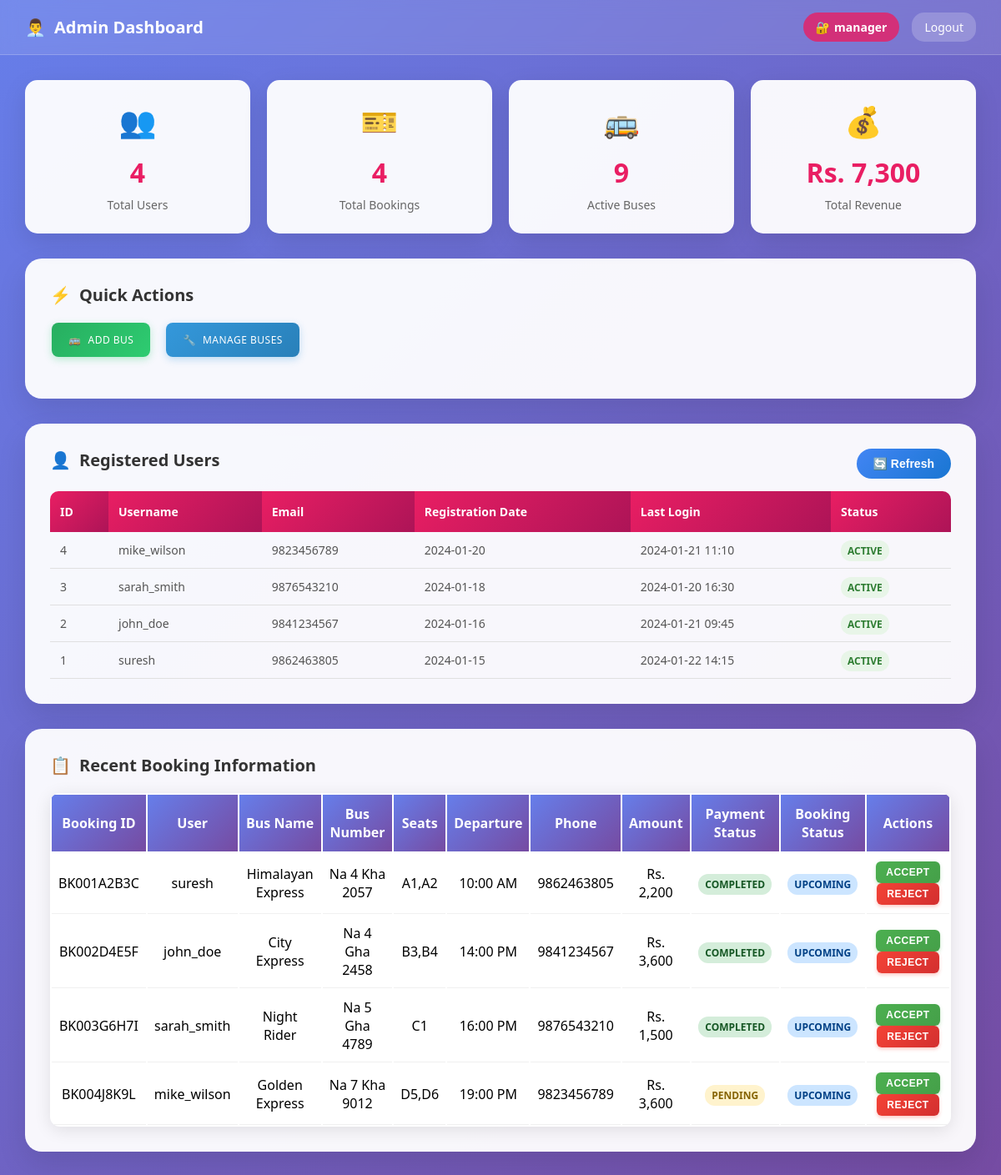
/admin_dashboard.php (signed in), run on the app's committed database.
### tables this page shows
CREATE TABLE `users` (
    `id` int(11) NOT NULL AUTO_INCREMENT,
    `username` varchar(50) NOT NULL,
    `name` varchar(100) NOT NULL,
    `phone` varchar(15) NOT NULL UNIQUE,
    `address` text NOT NULL,
    `password_hash` varchar(255) NOT NULL,
    `created_at` timestamp NOT NULL DEFAULT CURRENT_TIMESTAMP,
    `last_login` timestamp NULL DEFAULT NULL,
    `is_active` tinyint(1) NOT NULL DEFAULT 1,
    PRIMARY KEY (`id`),
    UNIQUE KEY `unique_phone` (`phone`),
    KEY `idx_username` (`username`),
    KEY `idx_phone` (`phone`)
);

CREATE TABLE IF NOT EXISTS `payments` (
    `id` int(11) NOT NULL AUTO_INCREMENT,
    `booking_id` varchar(20) NOT NULL,
    `user_id` int(11) NOT NULL,
    `payment_id` varchar(50) NOT NULL UNIQUE,
    `amount` decimal(10,2) NOT NULL,
    `payment_method` enum('esewa','khalti','cash','bank_transfer') NOT NULL,
    `payment_status` enum('pending','completed','failed','refunded') NOT NULL DEFAULT 'pending',
    `transaction_id` varchar(100) DEFAULT NULL,
    `payment_gateway_response` text DEFAULT NULL,
    `payment_date` timestamp NULL DEFAULT NULL,
    `created_at` timestamp NOT NULL DEFAULT CURRENT_TIMESTAMP,
    `updated_at` timestamp NOT NULL DEFAULT CURRENT_TIMESTAMP ON UPDATE CURRENT_TIMESTAMP,
    PRIMARY KEY (`id`),
    UNIQUE KEY `unique_payment_id` (`payment_id`),
    KEY `idx_booking_id` (`booking_id`),
    KEY `idx_user_id` (`user_id`),
    KEY `idx_payment_status` (`payment_status`),
    KEY `idx_payment_method` (`payment_method`),
    FOREIGN KEY (`user_id`) REFERENCES `users`(`id`) ON DELETE CASCADE,
    FOREIGN KEY (`booking_id`) REFERENCES `bookings`(`booking_id`) ON DELETE CASCADE
);

CREATE TABLE `bookings` (
    `id` int(11) NOT NULL AUTO_INCREMENT,
    `user_id` int(11) NOT NULL,
    `booking_id` varchar(20) NOT NULL UNIQUE,
    `passenger_name` varchar(100) NOT NULL,
    `phone` varchar(15) NOT NULL,
    `from_location` varchar(100) NOT NULL,
    `to_location` varchar(100) NOT NULL,
    `travel_date` date NOT NULL,
    `departure_time` varchar(20) NOT NULL,
    `bus_name` varchar(100) NOT NULL,
    `bus_number` varchar(20) NOT NULL,
    `selected_seats` text NOT NULL,
    `seat_count` int(11) NOT NULL,
    `price_per_seat` decimal(10,2) NOT NULL,
    `total_amount` decimal(10,2) NOT NULL,
    `payment_method` varchar(50) NOT NULL,
    `payment_status` enum('pending','confirmed','failed','refunded') NOT NULL DEFAULT 'pending',
    `booking_status` enum('upcoming','completed','cancelled') NOT NULL DEFAULT 'upcoming',
    `created_at` timestamp NOT NULL DEFAULT CURRENT_TIMESTAMP,
    `updated_at` timestamp NOT NULL DEFAULT CURRENT_TIMESTAMP ON UPDATE CURRENT_TIMESTAMP,
    PRIMARY KEY (`id`),
    UNIQUE KEY `unique_booking_id` (`booking_id`),
    KEY `idx_user_id` (`user_id`),
    KEY `idx_travel_date` (`travel_date`),
    KEY `idx_booking_status` (`booking_status`),
    KEY `idx_payment_status` (`payment_status`),
    KEY `idx_bus_number` (`bus_number`),
    FOREIGN KEY (`user_id`) REFERENCES `users`(`id`) ON DELETE CASCADE
);

### admin_dashboard.php (the view, shortened to what this page needs)
<?php
try {
    $pdo = getDBConnection();
    $stmt = $pdo->query("SELECT COUNT(*) as total_users FROM users WHERE is_active = 1");
    $totalUsers = $stmt->fetch()['total_users'];
    $stmt = $pdo->query("SELECT COUNT(*) as total_bookings FROM bookings");
    $totalBookings = $stmt->fetch()['total_bookings'];
    $stmt = $pdo->query("SELECT COUNT(*) as active_buses FROM buses WHERE is_active = 1");
    $activeBuses = $stmt->fetch()['active_buses'];
    $stmt = $pdo->query("SELECT COALESCE(SUM(total_amount), 0) as total_revenue FROM bookings WHERE payment_status = 'confirmed'");
    $totalRevenue = $stmt->fetch()['total_revenue'];
    $stmt = $pdo->query("SELECT id, username, name, phone, created_at, last_login, is_active FROM users ORDER BY created_at DESC LIMIT 10");
    $users = $stmt->fetchAll();
    $stmt = $pdo->query("
        SELECT b.*, u.username, u.name as user_name, p.payment_status as payment_status_actual, p.payment_method as payment_method_actual
        FROM bookings b
        JOIN users u ON b.user_id = u.id
        LEFT JOIN payments p ON b.booking_id = p.booking_id
        ORDER BY b.created_at DESC
        LIMIT 20
    ");
    $bookings = $stmt->fetchAll();
} catch (Exception $e) {
    $totalUsers = 0;
    $totalBookings = 0;
    $activeBuses = 0;
    $totalRevenue = 0;
    $users = [];
    $bookings = [];
}
?>
<!DOCTYPE html>
<html lang="en">
<head>
</head>
<body>
    <div class="admin-header">
        <div class="admin-title">
            <span>👨‍💼</span>
            Admin Dashboard
        </div>
        <div class="admin-info">
            <div class="admin-user">
                <span>🔐</span>
                <span><?php echo htmlspecialchars($_SESSION['admin_username']); ?></span>
            </div>
            <a href="admin_login.php" class="logout-btn">Logout</a>
        </div>
    </div>
    <div class="dashboard-container">
        <div class="stats-grid">
            <div class="stat-card">
                <div class="stat-icon">👥</div>
                <div class="stat-number" id="totalUsers"><?php echo $totalUsers; ?></div>
                <div class="stat-label">Total Users</div>
            </div>
            <div class="stat-card">
                <div class="stat-icon">🎫</div>
                <div class="stat-number" id="totalBookings"><?php echo $totalBookings; ?></div>
                <div class="stat-label">Total Bookings</div>
            </div>
            <div class="stat-card">
                <div class="stat-icon">🚌</div>
                <div class="stat-number" id="activeBuses"><?php echo $activeBuses; ?></div>
                <div class="stat-label">Active Buses</div>
            </div>
            <div class="stat-card">
                <div class="stat-icon">💰</div>
                <div class="stat-number" id="totalRevenue">Rs. <?php echo number_format($totalRevenue, 0); ?></div>
                <div class="stat-label">Total Revenue</div>
            </div>
        </div>
        <div class="data-section">
            <div class="section-title">
                <span>⚡</span>
                Quick Actions
            </div>
            <div style="display: flex; gap: 15px; margin-bottom: 20px; flex-wrap: wrap;">
                <a href="add_bus.php" class="action-btn" style="background: linear-gradient(135deg, #27ae60, #2ecc71); color: white; padding: 12px 20px; text-decoration: none; border-radius: 8px; display: inline-flex; align-items: center; gap: 8px; font-weight: 500; box-shadow: 0 3px 10px rgba(46, 204, 113, 0.3); transition: all 0.3s ease;">
                    <span>🚌</span> Add Bus
                </a>
                <a href="manage_buses.php" class="action-btn" style="background: linear-gradient(135deg, #3498db, #2980b9); color: white; padding: 12px 20px; text-decoration: none; border-radius: 8px; display: inline-flex; align-items: center; gap: 8px; font-weight: 500; box-shadow: 0 3px 10px rgba(52, 152, 219, 0.3); transition: all 0.3s ease;">
                    <span>🔧</span> Manage Buses
                </a>
            </div>
        </div>
        <div class="data-section">
            <button class="refresh-btn" onclick="refreshData()">🔄 Refresh</button>
            <div class="section-title">
                <span>👤</span>
                Registered Users
            </div>
            <table class="data-table">
                <thead>
                    <tr>
                        <th>ID</th>
                        <th>Username</th>
                        <th>Email</th>
                        <th>Registration Date</th>
                        <th>Last Login</th>
                        <th>Status</th>
                    </tr>
                </thead>
                <tbody id="usersTable">
                    <?php foreach ($users as $user): ?>
                    <tr>
                        <td><?php echo $user['id']; ?></td>
                        <td><?php echo htmlspecialchars($user['username']); ?></td>
                        <td><?php echo htmlspecialchars($user['phone']); ?></td>
                        <td><?php echo date('Y-m-d', strtotime($user['created_at'])); ?></td>
                        <td><?php echo $user['last_login'] ? date('Y-m-d H:i', strtotime($user['last_login'])) : 'Never'; ?></td>
                        <td><span class="status-badge <?php echo $user['is_active'] ? 'status-active' : 'status-rejected'; ?>"><?php echo $user['is_active'] ? 'Active' : 'Inactive'; ?></span></td>
                    </tr>
                    <?php endforeach; ?>
                </tbody>
            </table>
        </div>
        <div class="data-section">
            <div class="section-title">
                <span>📋</span>
                Recent Booking Information
            </div>
            <table class="table table-striped bookings-table">
                <thead>
                    <tr>
                        <th>Booking ID</th>
                        <th>User</th>
                        <th>Bus Name</th>
                        <th>Bus Number</th>
                        <th>Seats</th>
                        <th>Departure</th>
                        <th>Phone</th>
                        <th>Amount</th>
                        <th>Payment Status</th>
                        <th>Booking Status</th>
                        <th>Actions</th>
                    </tr>
                </thead>
                <tbody id="bookingsTable">
                    <?php foreach ($bookings as $booking): ?>
                    <tr>
                        <td><?php echo htmlspecialchars($booking['booking_id']); ?></td>
                        <td><?php echo htmlspecialchars($booking['username']); ?></td>
                        <td><?php echo htmlspecialchars($booking['bus_name']); ?></td>
                        <td><?php echo htmlspecialchars($booking['bus_number']); ?></td>
                        <td><?php echo htmlspecialchars($booking['selected_seats']); ?></td>
                        <td><?php echo htmlspecialchars($booking['departure_time']); ?></td>
                        <td><?php echo htmlspecialchars($booking['phone']); ?></td>
                        <td>Rs. <?php echo number_format($booking['total_amount'], 0); ?></td>
                        <td>
                            <span class="status-badge status-<?php echo $booking['payment_status_actual'] ?? $booking['payment_status']; ?>">
                                <?php echo ucfirst($booking['payment_status_actual'] ?? $booking['payment_status']); ?>
                            </span>
                        </td>
                        <td>
                            <span class="status-badge status-<?php echo $booking['booking_status']; ?>">
                                <?php echo ucfirst($booking['booking_status']); ?>
                            </span>
                        </td>
                        <td>
                            <?php if ($booking['booking_status'] == 'upcoming'): ?>
                                <button class="action-btn accept-btn" onclick="acceptBooking('<?php echo $booking['booking_id']; ?>')">Accept</button>
                                <button class="action-btn reject-btn" onclick="rejectBooking('<?php echo $booking['booking_id']; ?>')">Reject</button>
                            <?php else: ?>
                                <button class="action-btn info-btn" onclick="viewPaymentHistory('<?php echo $booking['booking_id']; ?>')">Payment History</button>
                            <?php endif; ?>
                        </td>
                    </tr>
                    <?php endforeach; ?>
                </tbody>
            </table>
        </div>
    </div>
</body>
</html>

### admin_dashboard.php (style rules this page uses)
* { margin: 0; padding: 0; box-sizing: border-box; }
body { font-family: 'Segoe UI', Tahoma, Geneva, Verdana, sans-serif; background: linear-gradient(135deg, #667eea 0%, #764ba2 100%); min-height: 100vh; }
.admin-header { background: rgba(255, 255, 255, 0.1); backdrop-filter: blur(10px); padding: 15px 30px; display: flex; justify-content: space-between; align-items: center; border-bottom: 1px solid rgba(255, 255, 255, 0.2); }
.admin-title { color: white; font-size: 20px; font-weight: 600; display: flex; align-items: center; gap: 10px; }
.admin-info { display: flex; align-items: center; gap: 15px; }
.admin-user { color: white; background: rgba(233, 30, 99, 0.8); padding: 8px 15px; border-radius: 20px; font-size: 14px; display: flex; align-items: center; gap: 5px; font-weight: 600; }
.logout-btn { color: white; text-decoration: none; background: rgba(255, 255, 255, 0.2); padding: 8px 15px; border-radius: 15px; font-size: 14px; transition: all 0.3s ease; }
.dashboard-container { padding: 30px; max-width: 1200px; margin: 0 auto; }
.stats-grid { display: grid; grid-template-columns: repeat(auto-fit, minmax(250px, 1fr)); gap: 20px; margin-bottom: 30px; }
.stat-card { background: rgba(255, 255, 255, 0.95); border-radius: 15px; padding: 25px; text-align: center; box-shadow: 0 10px 30px rgba(0, 0, 0, 0.1); transition: transform 0.3s ease; }
.stat-icon { font-size: 36px; margin-bottom: 15px; }
.stat-number { font-size: 32px; font-weight: 700; color: #e91e63; margin-bottom: 8px; }
.stat-label { font-size: 14px; color: #666; font-weight: 500; }
.data-section { background: rgba(255, 255, 255, 0.95); border-radius: 20px; padding: 30px; box-shadow: 0 15px 35px rgba(0, 0, 0, 0.1); margin-bottom: 30px; }
.section-title { font-size: 20px; font-weight: 600; color: #333; margin-bottom: 20px; display: flex; align-items: center; gap: 10px; }
.data-table { width: 100%; border-collapse: collapse; margin-top: 15px; }
.data-table th { background: linear-gradient(135deg, #e91e63 0%, #ad1457 100%); color: white; padding: 15px 12px; text-align: left; font-weight: 600; font-size: 14px; }
.data-table th:first-child { border-radius: 10px 0 0 0; }
.data-table th:last-child { border-radius: 0 10px 0 0; }
.data-table td { padding: 12px; border-bottom: 1px solid #e0e0e0; font-size: 14px; color: #555; }
.status-badge { padding: 4px 12px; border-radius: 15px; font-size: 12px; font-weight: 600; }
.status-active { background: #e8f5e8; color: #2e7d32; }
.status-pending { background: #fff3e0; color: #f57c00; }
.status-completed { background: #e3f2fd; color: #1976d2; }
.approve-btn, .reject-btn { padding: 6px 12px; border: none; border-radius: 15px; font-size: 12px; font-weight: 600; cursor: pointer; transition: all 0.3s ease; min-width: 70px; }
.reject-btn { background: linear-gradient(135deg, #f44336 0%, #d32f2f 100%); color: white; }
.refresh-btn { background: linear-gradient(135deg, #4285f4 0%, #1976d2 100%); color: white; border: none; padding: 10px 20px; border-radius: 20px; font-size: 14px; font-weight: 600; cursor: pointer; transition: all 0.3s ease; float: right; margin-bottom: 15px; }
.status-badge { padding: 4px 8px; border-radius: 12px; font-size: 12px; font-weight: 600; text-transform: uppercase; }
.status-pending { background: #fff3cd; color: #856404; }
.status-completed, .status-confirmed { background: #d4edda; color: #155724; }
.status-upcoming { background: #cce5ff; color: #004085; }
.action-btn { padding: 6px 12px; border: none; border-radius: 6px; font-size: 12px; font-weight: 600; cursor: pointer; margin: 0 2px; transition: all 0.3s ease; text-transform: uppercase; letter-spacing: 0.5px; }
.accept-btn { background: linear-gradient(135deg, #4CAF50, #45a049); color: white; box-shadow: 0 2px 4px rgba(76, 175, 80, 0.3); }
.reject-btn { background: linear-gradient(135deg, #f44336, #d32f2f); color: white; box-shadow: 0 2px 4px rgba(244, 67, 54, 0.3); }
.bookings-table { background: white; border-radius: 12px; overflow: hidden; box-shadow: 0 4px 20px rgba(0,0,0,0.1); }
.bookings-table th { background: linear-gradient(135deg, #667eea 0%, #764ba2 100%); color: white; padding: 12px 8px; font-weight: 600; text-align: center; border: none; }
.bookings-table td { padding: 10px 8px; text-align: center; border-bottom: 1px solid #f0f0f0; vertical-align: middle; }

### data on the page
users: id "4", username "mike_wilson", phone "9823456789", created_at "2024-01-20", last_login "2024-01-21 11:10", is_active "ACTIVE"
users: id "3", username "sarah_smith", phone "9876543210", created_at "2024-01-18", last_login "2024-01-20 16:30", is_active "ACTIVE"
users: id "2", username "john_doe", phone "9841234567", created_at "2024-01-16", last_login "2024-01-21 09:45", is_active "ACTIVE"
users: id "1", username "suresh", phone "9862463805", created_at "2024-01-15", last_login "2024-01-22 14:15", is_active "ACTIVE"
payments: bookings.booking_id "BK001A2B3C", user.username "suresh", bookings.bus_name "Himalayan Express", bookings.bus_number "Na 4 Kha 2057", bookings.selected_seats "A1,A2", bookings.departure_time "10:00 AM", bookings.phone "9862463805", bookings.total_amount "2,200", payment_status "COMPLETED", bookings.booking_status "UPCOMING"
payments: bookings.booking_id "BK002D4E5F", user.username "john_doe", bookings.bus_name "City Express", bookings.bus_number "Na 4 Gha 2458", bookings.selected_seats "B3,B4", bookings.departure_time "14:00 PM", bookings.phone "9841234567", bookings.total_amount "3,600", payment_status "COMPLETED", bookings.booking_status "UPCOMING"
payments: bookings.booking_id "BK003G6H7I", user.username "sarah_smith", bookings.bus_name "Night Rider", bookings.bus_number "Na 5 Gha 4789", bookings.selected_seats "C1", bookings.departure_time "16:00 PM", bookings.phone "9876543210", bookings.total_amount "1,500", payment_status "COMPLETED", bookings.booking_status "UPCOMING"
payments: bookings.booking_id "BK004J8K9L", user.username "mike_wilson", bookings.bus_name "Golden Express", bookings.bus_number "Na 7 Kha 9012", bookings.selected_seats "D5,D6", bookings.departure_time "19:00 PM", bookings.phone "9823456789", bookings.total_amount "3,600", payment_status "PENDING", bookings.booking_status "UPCOMING"

### other printed values
$_SESSION['admin_username'] "manager"
$totalUsers "4"
$totalBookings "4"
$activeBuses "9"
$totalRevenue "7,300"
